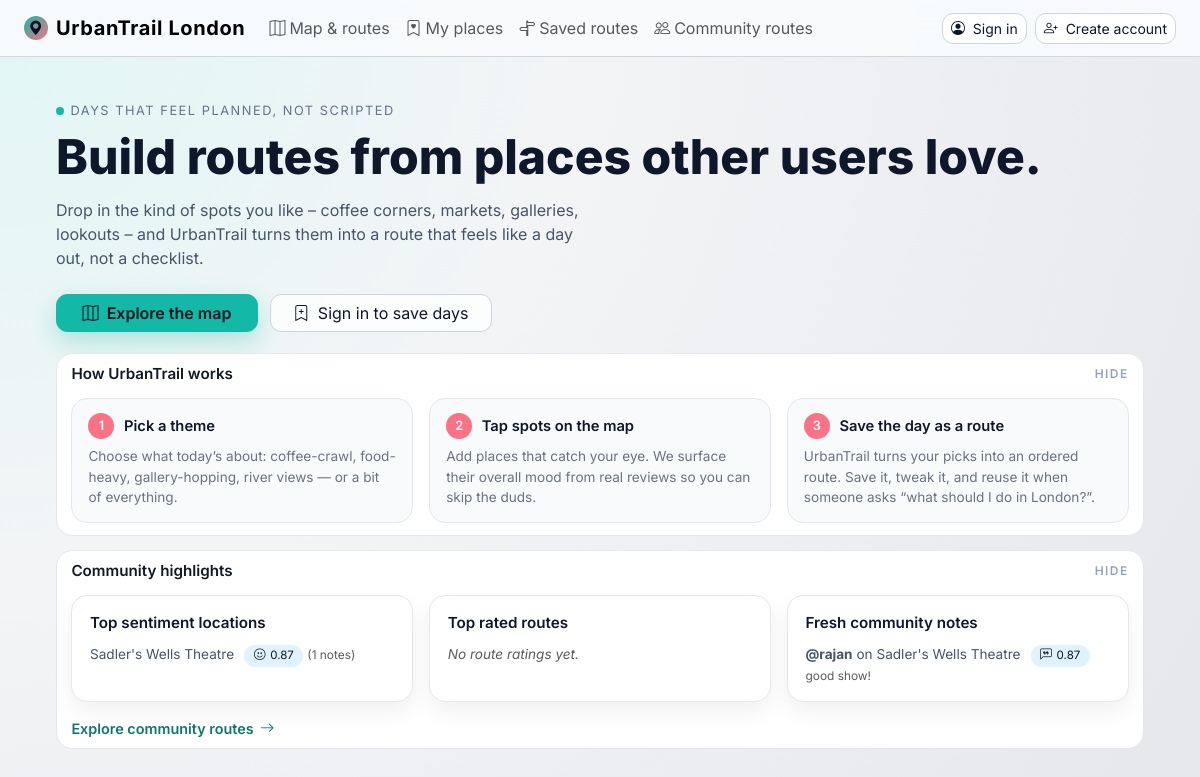
Before: / with the older database file.
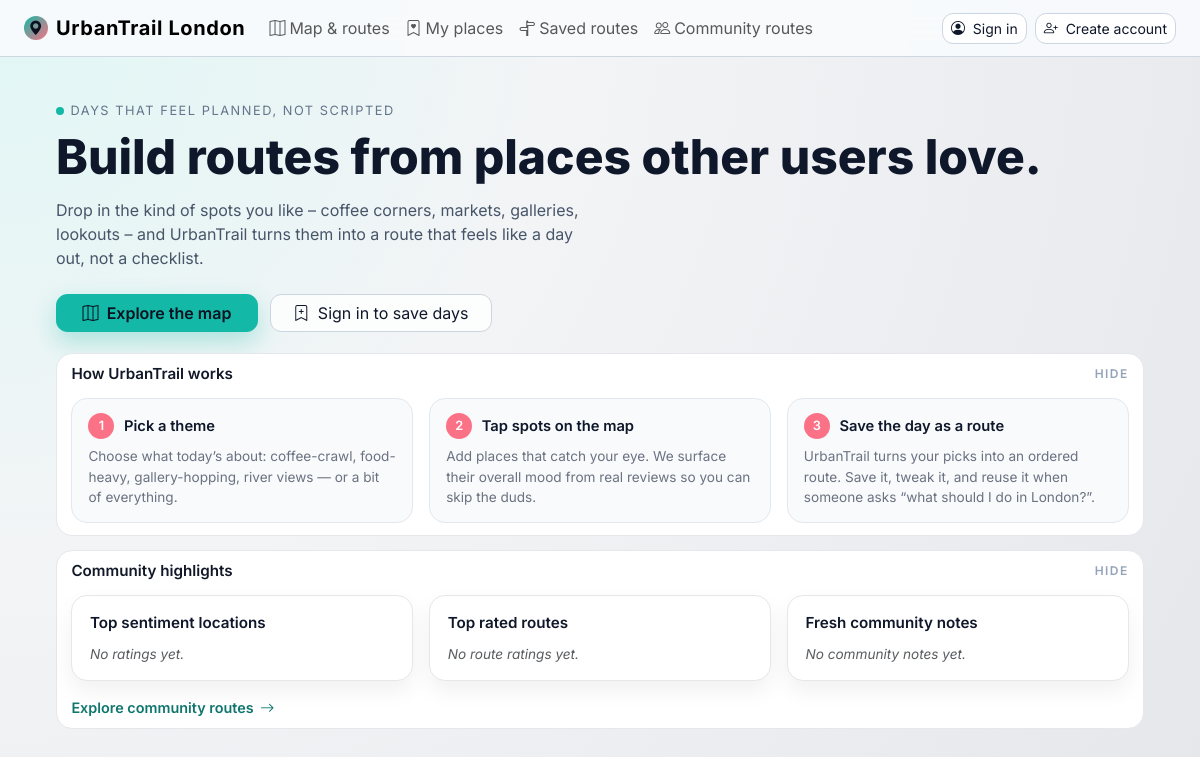
After: the same page with the newer database file.
### app/models.py (models this page shows, shortened)
class Location(db.Model):
    __tablename__ = 'locations'
    id: so.Mapped[int] = so.mapped_column(primary_key=True)
    name: so.Mapped[str] = so.mapped_column(sa.String(100), index=True, unique=True)
    latitude: so.Mapped[float] = so.mapped_column(sa.Float)
    longitude: so.Mapped[float] = so.mapped_column(sa.Float)
    category_id: so.Mapped[int] = so.mapped_column(sa.Integer, nullable=False)  # 1=Food, 2=History, etc.
    reviews:so.Mapped[list["Review"]] = so.relationship(back_populates="location")
    feedbacks: so.Mapped[list["LocationFeedback"]] = so.relationship(
        back_populates="location", cascade="all, delete-orphan"
    )
    address: so.Mapped[str | None] = so.mapped_column(sa.String(200), nullable=True)
    image: so.Mapped[str | None] = so.mapped_column(
        sa.String(200),
        nullable=True
    )

class LocationFeedback(db.Model):
    __tablename__ = 'location_feedback'
    id: so.Mapped[int] = so.mapped_column(primary_key=True)
    body: so.Mapped[str] = so.mapped_column(sa.String(500))
    rating: so.Mapped[float] = so.mapped_column(sa.Float)
    timestamp: so.Mapped[datetime] = so.mapped_column(sa.DateTime, default=datetime.utcnow)
    user_id: so.Mapped[int] = so.mapped_column(sa.ForeignKey('users.id'), index=True)
    location_id: so.Mapped[int] = so.mapped_column(sa.ForeignKey('locations.id'), index=True)
    user: so.Mapped["User"] = so.relationship(back_populates="location_feedbacks")
    location: so.Mapped["Location"] = so.relationship(back_populates="feedbacks")

class User(UserMixin, db.Model):
    __tablename__ = 'users'
    id: so.Mapped[int] = so.mapped_column(primary_key=True)
    name: so.Mapped[str] = so.mapped_column(sa.String(100))
    username: so.Mapped[str] = so.mapped_column(sa.String(100), index=True, unique=True)
    password_hash: so.Mapped[str] = so.mapped_column(sa.String(255))
    saved_routes: so.Mapped[list["SavedRoute"]] = so.relationship(
        back_populates="user", cascade="all, delete-orphan"
    )
    saved_places: so.Mapped[list["SavedPlace"]] = so.relationship(
        back_populates="user", cascade="all, delete-orphan"
    )
    location_feedbacks: so.Mapped[list["LocationFeedback"]] = so.relationship(
        back_populates="user", cascade="all, delete-orphan"
    )
    route_feedbacks: so.Mapped[list["RouteFeedback"]] = so.relationship(
        back_populates="user", cascade="all, delete-orphan"
    )

### app/views.py (the view)
@app.route("/", methods=["GET", "POST"])
def home():
    top_locations = db.session.execute(
        sa.select(Location, func.avg(LocationFeedback.rating).label('avg_rating'), func.count(LocationFeedback.id).label('count'))
        .join(LocationFeedback, LocationFeedback.location_id == Location.id)
        .group_by(Location.id)
        .order_by(sa.desc('avg_rating'), sa.desc('count'))
        .limit(3)
    ).all()
    top_routes = db.session.execute(
        sa.select(SavedRoute, func.avg(RouteFeedback.rating).label('avg_rating'), func.count(RouteFeedback.id).label('count'))
        .join(RouteFeedback, RouteFeedback.route_id == SavedRoute.id)
        .group_by(SavedRoute.id)
        .order_by(sa.desc('avg_rating'), sa.desc('count'))
        .limit(3)
    ).all()
    recent_comments = db.session.scalars(
        sa.select(LocationFeedback).order_by(LocationFeedback.timestamp.desc()).limit(3)
    ).all()
    return render_template(
        'home.html',
        title="Home",
        top_locations=top_locations,
        top_routes=top_routes,
        recent_comments=recent_comments
    )

### app/templates/home.html (shortened to what this page needs)
{% extends "base.html" %}
{% import "bootstrap_wtf.html" as wtf %}
{% block content %}
<div class="home-shell">
    <div class="home-top">
        <div>
            <div class="home-kicker">
                <span class="home-kicker-badge"></span>
                Days that feel planned, not scripted
            </div>
            <h1 class="home-title">
                Build routes from places other users love.
            </h1>
            <p class="home-lead">
                Drop in the kind of spots you like – coffee corners, markets, galleries, lookouts –
                and UrbanTrail turns them into a route that feels like a day out, not a checklist.
            </p>
            <div class="home-actions">
                <a href="{{ url_for('locations') }}" class="btn home-btn-primary">
                    <i class="bi bi-map me-1"></i>
                    Explore the map
                </a>
                <a href="{{ url_for('login') }}" class="btn home-btn-ghost">
                    <i class="bi bi-bookmark-plus me-1"></i>
                    Sign in to save days
                </a>
            </div>
        </div>
    </div>
    <div class="home-bottom">
        <details class="home-panel" open>
            <summary>How UrbanTrail works</summary>
            <div class="home-panel-content">
                <div class="home-steps">
                    <div class="home-step">
                        <div class="home-step-header">
                            <div class="home-step-number">1</div>
                            <div class="home-step-title">Pick a theme</div>
                        </div>
                        <p>
                            Choose what today’s about: coffee-crawl, food-heavy, gallery-hopping, river views —
                            or a bit of everything.
                        </p>
                    </div>
                    <div class="home-step">
                        <div class="home-step-header">
                            <div class="home-step-number">2</div>
                            <div class="home-step-title">Tap spots on the map</div>
                        </div>
                        <p>
                            Add places that catch your eye. We surface their overall mood from real reviews so
                            you can skip the duds.
                        </p>
                    </div>
                    <div class="home-step">
                        <div class="home-step-header">
                            <div class="home-step-number">3</div>
                            <div class="home-step-title">Save the day as a route</div>
                        </div>
                        <p>
                            UrbanTrail turns your picks into an ordered route. Save it, tweak it, and reuse it
                            when someone asks “what should I do in London?”.
                        </p>
                    </div>
                </div>
            </div>
        </details>
        <details class="home-panel" open>
            <summary>Community highlights</summary>
            <div class="home-panel-content">
                <div class="highlight-grid">
                    <div class="highlight-card">
                        <div class="highlight-title">Top sentiment locations</div>
                        <ul class="highlight-list">
                            {% if top_locations %}
                                {% for location, avg_rating, count in top_locations[:3] %}
                                    <li>
                                        {{ location.name }}
                                        <span class="highlight-chip">
                                            <i class="bi bi-emoji-smile"></i>
                                            {{ avg_rating | round(2) }}
                                        </span>
                                        <span class="text-muted small">({{ count }} notes)</span>
                                    </li>
                                {% endfor %}
                            {% else %}
                                <li class="text-muted fst-italic">No ratings yet.</li>
                            {% endif %}
                        </ul>
                    </div>
                    <div class="highlight-card">
                        <div class="highlight-title">Top rated routes</div>
                        <ul class="highlight-list">
                            {% if top_routes %}
                                {% for route, avg_rating, count in top_routes[:3] %}
                                    <li>
                                        Route #{{ route.id }}
                                        <span class="highlight-chip">
                                            <i class="bi bi-star-fill"></i>
                                            {{ avg_rating | round(1) }}
                                        </span>
                                        <span class="text-muted small">({{ count }} ratings)</span>
                                    </li>
                                {% endfor %}
                            {% else %}
                                <li class="text-muted fst-italic">No route ratings yet.</li>
                            {% endif %}
                        </ul>
                    </div>
                    <div class="highlight-card">
                        <div class="highlight-title">Fresh community notes</div>
                        <ul class="highlight-list">
                            {% if recent_comments %}
                                {% for feedback in recent_comments[:2] %}
                                    <li>
                                        <strong>@{{ feedback.user.username }}</strong>
                                        on {{ feedback.location.name }}
                                        <span class="highlight-chip">
                                            <i class="bi bi-chat-left-quote"></i>
                                            {{ feedback.rating | round(2) }}
                                        </span>
                                        <div class="text-muted small">{{ feedback.body }}</div>
                                    </li>
                                {% endfor %}
                            {% else %}
                                <li class="text-muted fst-italic">No community notes yet.</li>
                            {% endif %}
                        </ul>
                    </div>
                </div>
                <a class="home-link-inline mt-3" href="{{ url_for('community_routes') }}">
                    Explore community routes
                    <i class="bi bi-arrow-right"></i>
                </a>
            </div>
        </details>
    </div>
</div>
{% endblock %}

### app/templates/base.html (shortened to what this page needs)
<!doctype html>
<html lang="en">
<head>
    <link
        href="https://cdn.jsdelivr.net/npm/bootstrap@5.3.3/dist/css/bootstrap.min.css"
        rel="stylesheet"
>
    <link
        rel="stylesheet"
        href="https://cdn.jsdelivr.net/npm/bootstrap-icons@1.11.3/font/bootstrap-icons.min.css">
</head>
<body>
<nav class="navbar navbar-expand-lg app-navbar sticky-top">
    <div class="container-fluid px-3 px-md-4">
        <a class="navbar-brand d-flex align-items-center" href="{{ url_for('home') }}">
            <div class="brand-badge">
                <i class="bi bi-geo-alt-fill"></i>
            </div>
            <span>UrbanTrail London</span>
        </a>
        <div class="collapse navbar-collapse mt-2 mt-lg-0" id="mainNavbar">
            <ul class="navbar-nav me-auto mb-2 mb-lg-0">
                <li class="nav-item">
                    <a class="nav-link d-flex align-items-center" href="{{ url_for('locations') }}">
                        <i class="bi bi-map me-1"></i> Map & routes
                    </a>
                </li>
                <li class="nav-item">
                    <a class="nav-link d-flex align-items-center" href="{{ url_for('my_places') }}">
                        <i class="bi bi-bookmark-heart me-1"></i> My places
                    </a>
                </li>
                <li class="nav-item">
                    <a class="nav-link d-flex align-items-center" href="{{ url_for('saved_routes') }}">
                        <i class="bi bi-signpost-split me-1"></i> Saved routes
                    </a>
                </li>
                <li class="nav-item">
                    <a class="nav-link d-flex align-items-center" href="{{ url_for('community_routes') }}">
                        <i class="bi bi-people me-1"></i> Community routes
                    </a>
                </li>
            </ul>
            <ul class="navbar-nav ms-auto mb-2 mb-lg-0">
                {% if current_user.is_anonymous %}
                    <li class="nav-item">
                        <a class="btn btn-outline-soft btn-sm" href="{{ url_for('login') }}">
                            <i class="bi bi-person-circle me-1"></i> Sign in
                        </a>
                    </li>
                    <li class="nav-item ms-lg-2 mt-2 mt-lg-0">
                        <a class="btn btn-sm btn-outline-soft" href="{{ url_for('register') }}">
                            <i class="bi bi-person-plus me-1"></i> Create account
                        </a>
                    </li>
                {% endif %}
            </ul>
        </div>
    </div>
</nav>
<main class="app-shell">
    {% block content %}{% endblock %}
</main>
</body>
</html>

Changed rows visible on the page:
no longer on this page (row unchanged): Location: name "Sadler's Wells Theatre", avg_rating "0.87", count "1"
removed LocationFeedback: user.username "rajan", location.name "Sadler's Wells Theatre", rating "0.87", body "good show!"
Other visible differences:
text now shown: "No ratings yet. No community notes yet."
